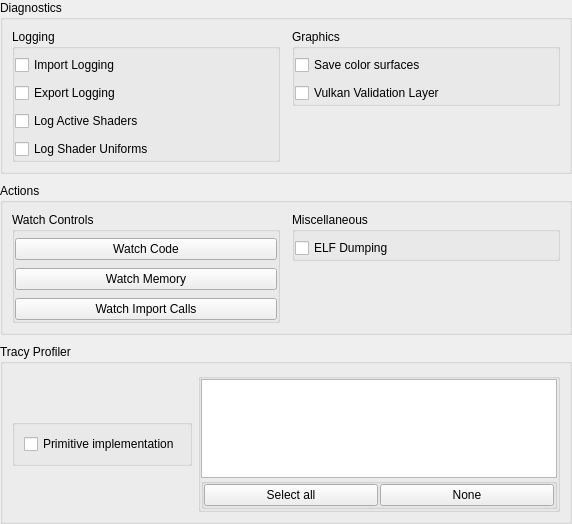
           <widget class="QWidget" name="debug_scroll_contents">
            <property name="geometry">
             <rect>
              <x>0</x>
              <y>-34</y>
              <width>572</width>
              <height>524</height>
             </rect>
            </property>
            <layout class="QVBoxLayout" name="debug_tab_content_layout">
             <property name="spacing">
              <number>9</number>
             </property>
             <property name="leftMargin">
              <number>0</number>
             </property>
             <property name="topMargin">
              <number>0</number>
             </property>
             <property name="rightMargin">
              <number>0</number>
             </property>
             <property name="bottomMargin">
              <number>0</number>
             </property>
             <item>
              <widget class="QGroupBox" name="gb_debug_diagnostics_section">
               <property name="title">
                <string>Diagnostics</string>
               </property>
               <layout class="QHBoxLayout" name="gb_debug_diagnostics_section_layout">
                <property name="spacing">
                 <number>12</number>
                </property>
                <item alignment="Qt::AlignmentFlag::AlignTop">
                 <widget class="QGroupBox" name="gb_debug_logging">
                  <property name="title">
                   <string>Logging</string>
                  </property>
                  <property name="flat">
                   <bool>true</bool>
                  </property>
                  <layout class="QVBoxLayout" name="gb_debug_logging_layout">
                   <property name="spacing">
                    <number>8</number>
                   </property>
                   <property name="leftMargin">
                    <number>0</number>
                   </property>
                   <property name="topMargin">
                    <number>6</number>
                   </property>
                   <property name="rightMargin">
                    <number>0</number>
                   </property>
                   <property name="bottomMargin">
                    <number>0</number>
                   </property>
                   <item>
                    <widget class="QCheckBox" name="log_imports">
                     <property name="text">
                      <string>Import Logging</string>
                     </property>
                    </widget>
                   </item>
                   <item>
                    <widget class="QCheckBox" name="log_exports">
                     <property name="text">
                      <string>Export Logging</string>
                     </property>
                    </widget>
                   </item>
                   <item>
                    <widget class="QCheckBox" name="log_active_shaders">
                     <property name="text">
                      <string>Log Active Shaders</string>
                     </property>
                    </widget>
                   </item>
                   <item>
                    <widget class="QCheckBox" name="log_uniforms">
                     <property name="text">
                      <string>Log Shader Uniforms</string>
                     </property>
                    </widget>
                   </item>
                  </layout>
                 </widget>
                </item>
                <item alignment="Qt::AlignmentFlag::AlignTop">
                 <widget class="QGroupBox" name="gb_debug_gpu">
                  <property name="title">
                   <string>Graphics</string>
                  </property>
                  <property name="flat">
                   <bool>true</bool>
                  </property>
                  <layout class="QVBoxLayout" name="gb_debug_gpu_layout">
                   <property name="spacing">
                    <number>8</number>
                   </property>
                   <property name="leftMargin">
                    <number>0</number>
                   </property>
                   <property name="topMargin">
                    <number>6</number>
                   </property>
                   <property name="rightMargin">
                    <number>0</number>
                   </property>
                   <property name="bottomMargin">
                    <number>0</number>
                   </property>
                   <item>
                    <widget class="QCheckBox" name="color_surface_debug">
                     <property name="text">
                      <string>Save color surfaces</string>
                     </property>
                    </widget>
                   </item>
                   <item>
                    <widget class="QCheckBox" name="validation_layer">
                     <property name="text">
                      <string>Vulkan Validation Layer</string>
                     </property>
                    </widget>
                   </item>
                  </layout>
                 </widget>
                </item>
               </layout>
              </widget>
             </item>
             <item>
              <widget class="QGroupBox" name="gb_debug_watch_section">
               <property name="title">
                <string>Actions</string>
               </property>
               <layout class="QHBoxLayout" name="gb_debug_watch_section_layout">
                <property name="spacing">
                 <number>12</number>
                </property>
                <item alignment="Qt::AlignmentFlag::AlignTop">
                 <widget class="QGroupBox" name="gb_debug_watchpoints">
                  <property name="title">
                   <string>Watch Controls</string>
                  </property>
                  <property name="flat">
                   <bool>true</bool>
                  </property>
                  <layout class="QVBoxLayout" name="gb_debug_watchpoints_layout">
                   <property name="spacing">
                    <number>8</number>
                   </property>
                   <property name="leftMargin">
                    <number>0</number>
                   </property>
                   <property name="topMargin">
                    <number>6</number>
                   </property>
                   <property name="rightMargin">
                    <number>0</number>
                   </property>
                   <property name="bottomMargin">
                    <number>0</number>
                   </property>
                   <item>
                    <widget class="QPushButton" name="watch_code">
                     <property name="text">
                      <string>Watch Code</string>
                     </property>
                    </widget>
                   </item>
                   <item>
                    <widget class="QPushButton" name="watch_memory">
                     <property name="text">
                      <string>Watch Memory</string>
                     </property>
                    </widget>
                   </item>
                   <item>
                    <widget class="QPushButton" name="watch_import_calls">
                     <property name="text">
                      <string>Watch Import Calls</string>
                     </property>
                    </widget>
                   </item>
                  </layout>
                 </widget>
                </item>
                <item alignment="Qt::AlignmentFlag::AlignTop">
                 <widget class="QGroupBox" name="gb_debug_misc">
                  <property name="title">
                   <string>Miscellaneous</string>
                  </property>
                  <property name="flat">
                   <bool>true</bool>
                  </property>
                  <layout class="QVBoxLayout" name="gb_debug_misc_layout">
                   <property name="spacing">
                    <number>8</number>
                   </property>
                   <property name="leftMargin">
                    <number>0</number>
                   </property>
                   <property name="topMargin">
                    <number>6</number>
                   </property>
                   <property name="rightMargin">
                    <number>0</number>
                   </property>
                   <property name="bottomMargin">
                    <number>0</number>
                   </property>
                   <item>
                    <widget class="QCheckBox" name="dump_elfs">
                     <property name="text">
                      <string>ELF Dumping</string>
                     </property>
                    </widget>
                   </item>
                  </layout>
                 </widget>
                </item>
               </layout>
              </widget>
             </item>
             <item>
              <widget class="QGroupBox" name="gb_debug_tracy_section">
               <property name="enabled">
                <bool>true</bool>
               </property>
               <property name="mouseTracking">
                <bool>true</bool>
               </property>
               <property name="title">
                <string>Tracy Profiler</string>
               </property>
               <property name="alignment">
                <set>Qt::AlignmentFlag::AlignLeading|Qt::AlignmentFlag::AlignLeft|Qt::AlignmentFlag::AlignTop</set>
               </property>
               <property name="flat">
                <bool>false</bool>
               </property>
               <layout class="QHBoxLayout" name="horizontalLayout">
                <item>
                 <widget class="QGroupBox" name="gb_debug_tracy_options">
                  <property name="enabled">
                   <bool>true</bool>
                  </property>
                  <property name="sizePolicy">
                   <sizepolicy hsizetype="Preferred" vsizetype="Maximum">
                    <horstretch>0</horstretch>
                    <verstretch>0</verstretch>
                   </sizepolicy>
                  </property>
                  <property name="autoFillBackground">
                   <bool>false</bool>
                  </property>
                  <property name="title">
                   <string/>
                  </property>
                  <property name="alignment">
                   <set>Qt::AlignmentFlag::AlignLeading|Qt::AlignmentFlag::AlignLeft|Qt::AlignmentFlag::AlignTop</set>
                  </property>
                  <property name="flat">
                   <bool>true</bool>
                  </property>
                  <property name="checkable">
                   <bool>false</bool>
                  </property>
                  <layout class="QVBoxLayout" name="_2">
                   <item>
                    <widget class="QCheckBox" name="tracy_primitive_impl">
                     <property name="text">
                      <string>Primitive implementation</string>
                     </property>
                    </widget>
                   </item>
                  </layout>
                 </widget>
                </item>
                <item>
                 <widget class="QGroupBox" name="gb_debug_tracy_modules">
                  <property name="title">
                   <string/>
                  </property>
                  <property name="flat">
                   <bool>true</bool>
                  </property>
                  <property name="checkable">
                   <bool>false</bool>
                  </property>
                  <layout class="QVBoxLayout" name="verticalLayout_2">
                   <property name="spacing">
                    <number>0</number>
                   </property>
                   <property name="leftMargin">
                    <number>0</number>
                   </property>
                   <property name="topMargin">
                    <number>0</number>
                   </property>
                   <property name="rightMargin">
                    <number>0</number>
                   </property>
                   <property name="bottomMargin">
                    <number>0</number>
                   </property>
                   <item>
                    <widget class="QListWidget" name="tracy_modules_list">
                     <property name="selectionMode">
                      <enum>QAbstractItemView::SelectionMode::MultiSelection</enum>
                     </property>
                    </widget>
                   </item>
                   <item>
                    <widget class="QGroupBox" name="gb_debug_tracy_modules_buttons">
                     <property name="title">
                      <string/>
                     </property>
                     <property name="flat">
                      <bool>true</bool>
                     </property>
                     <layout class="QHBoxLayout" name="horizontalLayout_2">
                      <property name="spacing">
                       <number>2</number>
                      </property>
                      <property name="leftMargin">
                       <number>0</number>
                      </property>
                      <property name="topMargin">
                       <number>0</number>
                      </property>
                      <property name="rightMargin">
                       <number>0</number>
                      </property>
                      <property name="bottomMargin">
                       <number>0</number>
                      </property>
                      <item>
                       <widget class="QPushButton" name="tracy_select_all">
                        <property name="text">
                         <string>Select all</string>
                        </property>
                       </widget>
                      </item>
                      <item>
                       <widget class="QPushButton" name="tracy_select_none">
                        <property name="text">
                         <string>None</string>
                        </property>
                       </widget>
                      </item>
                     </layout>
                    </widget>
                   </item>
                  </layout>
                 </widget>
                </item>
               </layout>
              </widget>
             </item>
            </layout>
           </widget>
